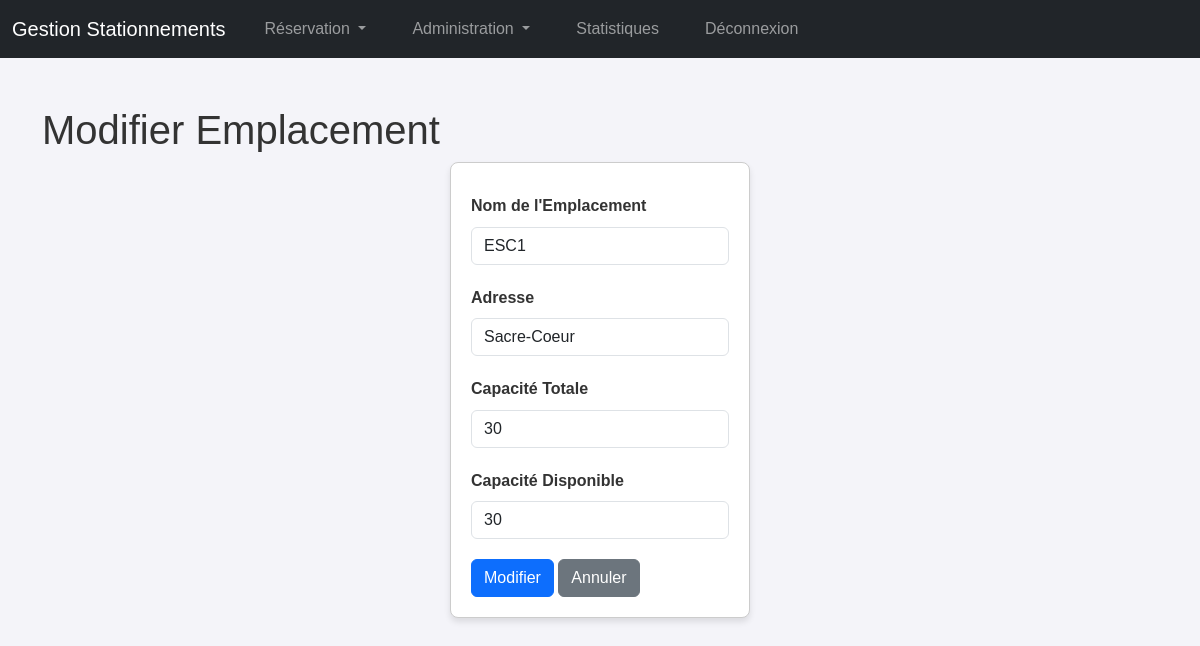
Page /modifier_emplacement.php?idStationnement=1 (signed in) on the committed database.
### tables this page shows
CREATE TABLE IF NOT EXISTS `stationnement` (
  `idStationnement` int NOT NULL AUTO_INCREMENT,
  `nomEmplacement` varchar(150) DEFAULT NULL,
  `adresse` varchar(255) DEFAULT NULL,
  `capaciteTotale` int DEFAULT NULL,
  `capaciteDisponible` int DEFAULT NULL,
  PRIMARY KEY (`idStationnement`)
);

### modifier_emplacement.php (the view, shortened to what this page needs)
<?php
$host = "localhost";
$dbname = "stationnement";
$username = "root";
$password = "";
$conn = mysqli_connect($host, $username, $password, $dbname);
if (isset($_GET['idStationnement'])) {
    $idStationnement = $_GET['idStationnement'];
    $sql = "SELECT * FROM stationnement WHERE idStationnement = ?";
    $stmt = $conn->prepare($sql);
    $stmt->bind_param("i", $idStationnement);
    $stmt->execute();
    $result = $stmt->get_result();
    $emplacement = $result->fetch_assoc();
} else {
    die("ID d'emplacement non fourni.");
}
include 'header.php';
?>
<div class="container my-5">
    <h1>Modifier Emplacement</h1>
    <form action="modifier_emplacement.php?idStationnement=<?php echo $idStationnement; ?>" method="POST">
        <div class="mb-3">
            <label for="nomEmplacement" class="form-label">Nom de l'Emplacement</label>
            <input type="text" class="form-control" id="nomEmplacement" name="nomEmplacement" value="<?php echo $emplacement['nomEmplacement']; ?>" required>
        </div>
        <div class="mb-3">
            <label for="adresse" class="form-label">Adresse</label>
            <input type="text" class="form-control" id="adresse" name="adresse" value="<?php echo $emplacement['adresse']; ?>" required>
        </div>
        <div class="mb-3">
            <label for="capaciteTotale" class="form-label">Capacité Totale</label>
            <input type="number" class="form-control" id="capaciteTotale" name="capaciteTotale" value="<?php echo $emplacement['capaciteTotale']; ?>" required>
        </div>
        <div class="mb-3">
            <label for="capaciteDisponible" class="form-label">Capacité Disponible</label>
            <input type="number" class="form-control" id="capaciteDisponible" name="capaciteDisponible" value="<?php echo $emplacement['capaciteDisponible']; ?>" required>
        </div>
        <button type="submit" class="btn btn-primary">Modifier</button>
        <a href="emplacement.php" class="btn btn-secondary">Annuler</a>
    </form>
</div>
</body>
</html>

### styles.css (style rules this page uses)
body { font-family: Arial, sans-serif; margin: 0; padding: 0; line-height: 1.6; background-color: #f4f4f9; color: #333; }
form { background: white; padding: 20px; border: 1px solid #ccc; border-radius: 8px; width: 300px; margin: 0 auto; box-shadow: 0px 4px 6px rgba(0, 0, 0, 0.1); }
form label { display: block; margin-top: 10px; font-weight: bold; }
form input { width: 100%; padding: 10px; margin-top: 5px; margin-bottom: 20px; border: 1px solid #ccc; border-radius: 4px; }
form button { background-color: #007bff; color: white; padding: 10px; border: none; border-radius: 4px; cursor: pointer; }

### rows in the picture
stationnement: nomEmplacement "ESC1", adresse "Sacre-Coeur", capaciteTotale "30", capaciteDisponible "30"
